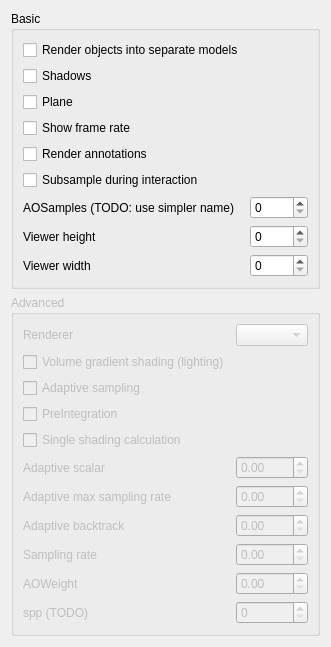
     <widget class="QWidget" name="OsprayTab">
      <attribute name="title">
       <string>Ospray/Advanced</string>
      </attribute>
      <layout class="QVBoxLayout" name="verticalLayout_9">
       <item>
        <widget class="QGroupBox" name="groupBox_6">
         <property name="title">
          <string>Basic</string>
         </property>
         <layout class="QGridLayout" name="gridLayout_18">
          <item row="4" column="0">
           <widget class="QCheckBox" name="checkBox_11">
            <property name="text">
             <string>Show frame rate</string>
            </property>
           </widget>
          </item>
          <item row="8" column="0">
           <widget class="QLabel" name="label_42">
            <property name="text">
             <string>Viewer height</string>
            </property>
           </widget>
          </item>
          <item row="6" column="0">
           <widget class="QCheckBox" name="checkBox_3">
            <property name="text">
             <string>Subsample during interaction</string>
            </property>
           </widget>
          </item>
          <item row="2" column="0">
           <widget class="QCheckBox" name="checkBox_8">
            <property name="text">
             <string>Shadows</string>
            </property>
           </widget>
          </item>
          <item row="7" column="0">
           <widget class="QLabel" name="label_37">
            <property name="text">
             <string>AOSamples (TODO: use simpler name)</string>
            </property>
           </widget>
          </item>
          <item row="0" column="0">
           <widget class="QCheckBox" name="checkBox_10">
            <property name="text">
             <string>Render objects into separate models</string>
            </property>
           </widget>
          </item>
          <item row="7" column="1">
           <widget class="QSpinBox" name="spinBox"/>
          </item>
          <item row="3" column="0">
           <widget class="QCheckBox" name="showPlaneCheckBox_">
            <property name="text">
             <string>Plane</string>
            </property>
           </widget>
          </item>
          <item row="5" column="0">
           <widget class="QCheckBox" name="checkBox_2">
            <property name="text">
             <string>Render annotations</string>
            </property>
           </widget>
          </item>
          <item row="9" column="0">
           <widget class="QLabel" name="label_43">
            <property name="text">
             <string>Viewer width</string>
            </property>
           </widget>
          </item>
          <item row="8" column="1">
           <widget class="QSpinBox" name="spinBox_3"/>
          </item>
          <item row="9" column="1">
           <widget class="QSpinBox" name="spinBox_4"/>
          </item>
         </layout>
        </widget>
       </item>
       <item>
        <widget class="QGroupBox" name="groupBox_9">
         <property name="enabled">
          <bool>false</bool>
         </property>
         <property name="title">
          <string>Advanced</string>
         </property>
         <layout class="QGridLayout" name="gridLayout_19">
          <item row="5" column="0">
           <widget class="QLabel" name="label_32">
            <property name="text">
             <string>Adaptive scalar</string>
            </property>
           </widget>
          </item>
          <item row="7" column="1">
           <widget class="QDoubleSpinBox" name="doubleSpinBox_8"/>
          </item>
          <item row="6" column="0">
           <widget class="QLabel" name="label_33">
            <property name="text">
             <string>Adaptive max sampling rate</string>
            </property>
           </widget>
          </item>
          <item row="8" column="1">
           <widget class="QDoubleSpinBox" name="doubleSpinBox_9"/>
          </item>
          <item row="1" column="0">
           <widget class="QCheckBox" name="checkBox_4">
            <property name="text">
             <string>Volume gradient shading (lighting)</string>
            </property>
           </widget>
          </item>
          <item row="6" column="1">
           <widget class="QDoubleSpinBox" name="doubleSpinBox_7"/>
          </item>
          <item row="2" column="0">
           <widget class="QCheckBox" name="checkBox_5">
            <property name="text">
             <string>Adaptive sampling</string>
            </property>
           </widget>
          </item>
          <item row="9" column="0">
           <widget class="QLabel" name="label_36">
            <property name="text">
             <string>AOWeight</string>
            </property>
           </widget>
          </item>
          <item row="4" column="0">
           <widget class="QCheckBox" name="checkBox_7">
            <property name="text">
             <string>Single shading calculation</string>
            </property>
           </widget>
          </item>
          <item row="10" column="0">
           <widget class="QLabel" name="label_38">
            <property name="text">
             <string>spp (TODO)</string>
            </property>
           </widget>
          </item>
          <item row="9" column="1">
           <widget class="QDoubleSpinBox" name="doubleSpinBox_10"/>
          </item>
          <item row="10" column="1">
           <widget class="QSpinBox" name="spinBox_2"/>
          </item>
          <item row="8" column="0">
           <widget class="QLabel" name="label_35">
            <property name="text">
             <string>Sampling rate</string>
            </property>
           </widget>
          </item>
          <item row="3" column="0">
           <widget class="QCheckBox" name="checkBox_6">
            <property name="text">
             <string>PreIntegration</string>
            </property>
           </widget>
          </item>
          <item row="5" column="1">
           <widget class="QDoubleSpinBox" name="doubleSpinBox_6"/>
          </item>
          <item row="7" column="0">
           <widget class="QLabel" name="label_34">
            <property name="text">
             <string>Adaptive backtrack</string>
            </property>
           </widget>
          </item>
          <item row="0" column="0">
           <widget class="QLabel" name="label_39">
            <property name="text">
             <string>Renderer </string>
            </property>
           </widget>
          </item>
          <item row="0" column="1">
           <widget class="QComboBox" name="comboBox"/>
          </item>
         </layout>
        </widget>
       </item>
      </layout>
     </widget>
